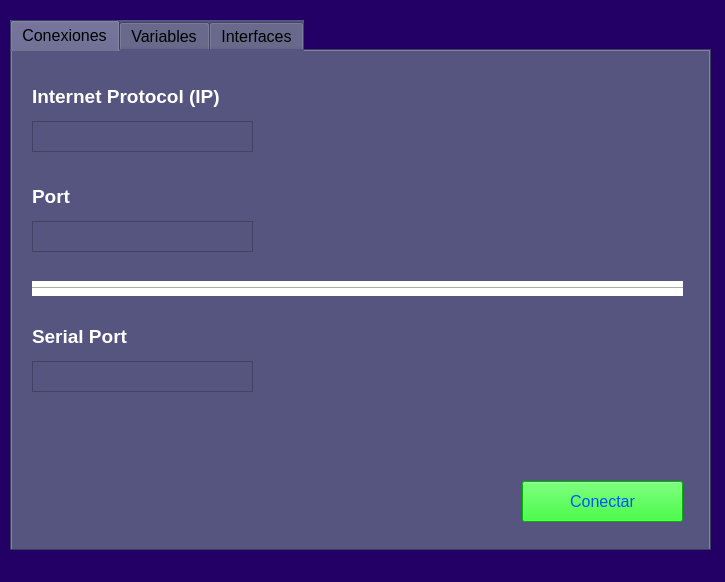
<?xml version="1.0" encoding="UTF-8"?>
<ui version="4.0">
 <class>MainWindow</class>
 <widget class="QMainWindow" name="MainWindow">
  <property name="geometry">
   <rect>
    <x>0</x>
    <y>0</y>
    <width>725</width>
    <height>582</height>
   </rect>
  </property>
  <property name="windowTitle">
   <string>Open Source SCADA</string>
  </property>
  <property name="styleSheet">
   <string notr="true">background-color: rgb(34, 0, 102);</string>
  </property>
  <widget class="QWidget" name="centralwidget">
   <widget class="QTabWidget" name="tabWidget">
    <property name="geometry">
     <rect>
      <x>10</x>
      <y>20</y>
      <width>701</width>
      <height>531</height>
     </rect>
    </property>
    <property name="font">
     <font>
      <pointsize>12</pointsize>
     </font>
    </property>
    <property name="styleSheet">
     <string notr="true">background-color: rgb(85, 85, 127);</string>
    </property>
    <property name="currentIndex">
     <number>0</number>
    </property>
    <widget class="QWidget" name="tab_1">
     <attribute name="title">
      <string>Conexiones</string>
     </attribute>
     <widget class="QTextEdit" name="textEdit">
      <property name="geometry">
       <rect>
        <x>20</x>
        <y>70</y>
        <width>221</width>
        <height>31</height>
       </rect>
      </property>
     </widget>
     <widget class="QTextEdit" name="textEdit_2">
      <property name="geometry">
       <rect>
        <x>20</x>
        <y>170</y>
        <width>221</width>
        <height>31</height>
       </rect>
      </property>
     </widget>
     <widget class="QLabel" name="label">
      <property name="geometry">
       <rect>
        <x>20</x>
        <y>30</y>
        <width>221</width>
        <height>31</height>
       </rect>
      </property>
      <property name="font">
       <font>
        <pointsize>14</pointsize>
        <weight>75</weight>
        <bold>true</bold>
       </font>
      </property>
      <property name="styleSheet">
       <string notr="true">color: rgb(255, 255, 255);</string>
      </property>
      <property name="text">
       <string>Internet Protocol (IP)</string>
      </property>
     </widget>
     <widget class="QLabel" name="label_2">
      <property name="geometry">
       <rect>
        <x>20</x>
        <y>130</y>
        <width>221</width>
        <height>31</height>
       </rect>
      </property>
      <property name="font">
       <font>
        <pointsize>14</pointsize>
        <weight>75</weight>
        <bold>true</bold>
       </font>
      </property>
      <property name="styleSheet">
       <string notr="true">color: rgb(255, 255, 255);</string>
      </property>
      <property name="text">
       <string>Port</string>
      </property>
     </widget>
     <widget class="QPushButton" name="pushButton">
      <property name="geometry">
       <rect>
        <x>510</x>
        <y>430</y>
        <width>161</width>
        <height>41</height>
       </rect>
      </property>
      <property name="font">
       <font>
        <pointsize>12</pointsize>
       </font>
      </property>
      <property name="styleSheet">
       <string notr="true">background-color: rgb(0, 255, 0);
color: rgb(0, 85, 255);</string>
      </property>
      <property name="text">
       <string>Conectar</string>
      </property>
     </widget>
     <widget class="QLabel" name="label_3">
      <property name="geometry">
       <rect>
        <x>20</x>
        <y>270</y>
        <width>221</width>
        <height>31</height>
       </rect>
      </property>
      <property name="font">
       <font>
        <pointsize>14</pointsize>
        <weight>75</weight>
        <bold>true</bold>
       </font>
      </property>
      <property name="styleSheet">
       <string notr="true">color: rgb(255, 255, 255);</string>
      </property>
      <property name="text">
       <string>Serial Port</string>
      </property>
     </widget>
     <widget class="QTextEdit" name="textEdit_3">
      <property name="geometry">
       <rect>
        <x>20</x>
        <y>310</y>
        <width>221</width>
        <height>31</height>
       </rect>
      </property>
     </widget>
     <widget class="Line" name="line">
      <property name="geometry">
       <rect>
        <x>20</x>
        <y>230</y>
        <width>651</width>
        <height>15</height>
       </rect>
      </property>
      <property name="styleSheet">
       <string notr="true">color: rgb(255, 255, 255);
background-color: rgb(255, 255, 255);</string>
      </property>
      <property name="orientation">
       <enum>Qt::Horizontal</enum>
      </property>
     </widget>
    </widget>
    <widget class="QWidget" name="tab_2">
     <attribute name="title">
      <string>Variables</string>
     </attribute>
    </widget>
    <widget class="QWidget" name="tab">
     <attribute name="title">
      <string>Interfaces</string>
     </attribute>
    </widget>
   </widget>
  </widget>
  <widget class="QStatusBar" name="statusbar"/>
  <action name="actionTCP">
   <property name="text">
    <string>TCP</string>
   </property>
  </action>
  <action name="actionIP">
   <property name="text">
    <string>IP</string>
   </property>
  </action>
 </widget>
 <resources/>
 <connections/>
</ui>
